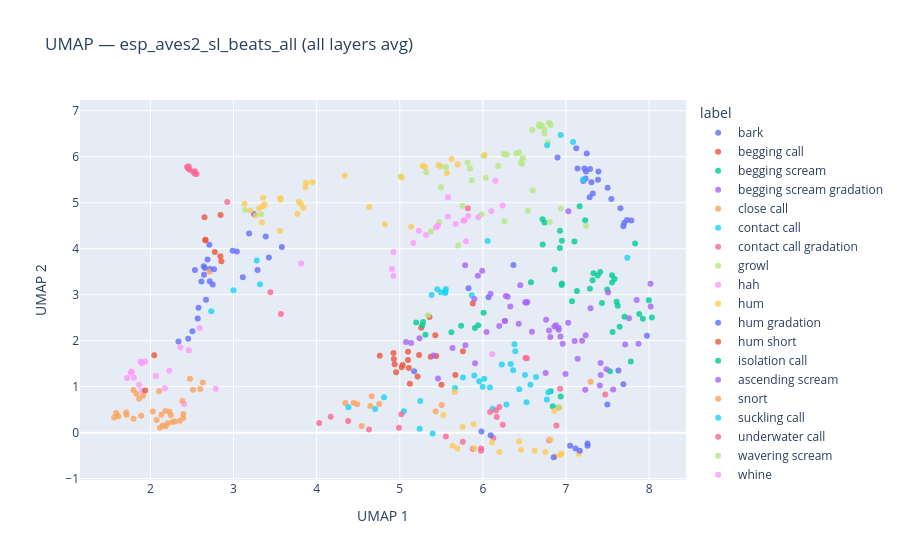

The code cell stored with this chart in its notebook:
### Code cell
fig_beats_all = plot_umap(
    beats_all_embs, labels=labels, title=f"UMAP — {BEATS_MODEL} (all layers avg)", hover_text=hover
)
fig_beats_all.show()
fig_umap_beats_all_static = plot_umap_static(
    beats_all_embs, labels=labels, title=f"UMAP — {BEATS_MODEL} (all layers avg) — static"
)
display(fig_umap_beats_all_static)
